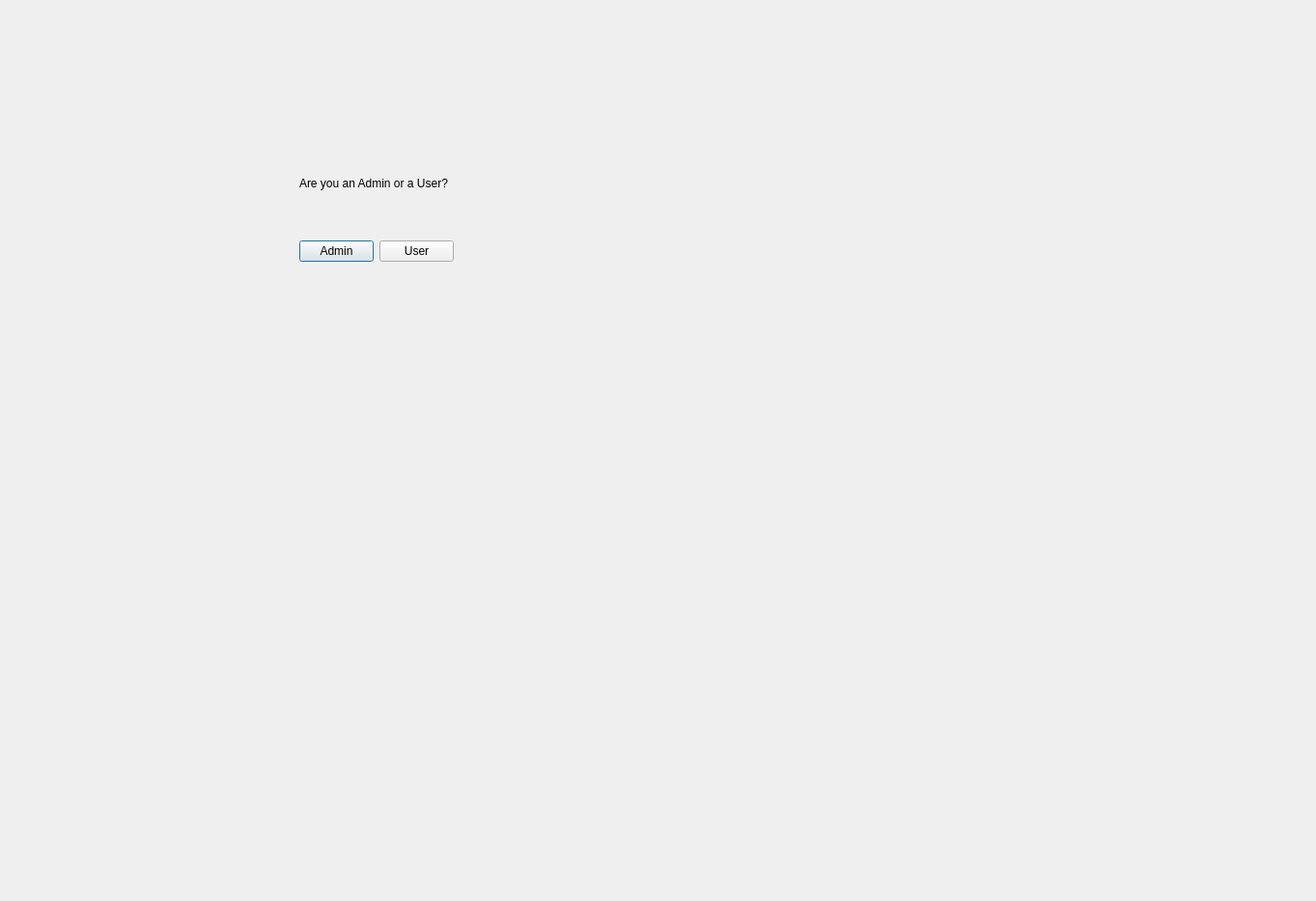
<?xml version="1.0" encoding="UTF-8"?>
<ui version="4.0">
 <class>mainwindow</class>
 <widget class="QDialog" name="mainwindow">
  <property name="geometry">
   <rect>
    <x>0</x>
    <y>0</y>
    <width>1363</width>
    <height>933</height>
   </rect>
  </property>
  <property name="windowTitle">
   <string>Dialog</string>
  </property>
  <widget class="QLabel" name="label">
   <property name="geometry">
    <rect>
     <x>310</x>
     <y>180</y>
     <width>171</width>
     <height>20</height>
    </rect>
   </property>
   <property name="text">
    <string>Are you an Admin or a User?</string>
   </property>
  </widget>
  <widget class="QWidget" name="horizontalLayoutWidget">
   <property name="geometry">
    <rect>
     <x>310</x>
     <y>220</y>
     <width>160</width>
     <height>80</height>
    </rect>
   </property>
   <layout class="QHBoxLayout" name="horizontalLayout">
    <item>
     <widget class="QPushButton" name="adminpushbutton">
      <property name="text">
       <string>Admin</string>
      </property>
     </widget>
    </item>
    <item>
     <widget class="QPushButton" name="userpushbutton">
      <property name="text">
       <string>User</string>
      </property>
     </widget>
    </item>
   </layout>
  </widget>
 </widget>
 <resources/>
 <connections/>
</ui>
